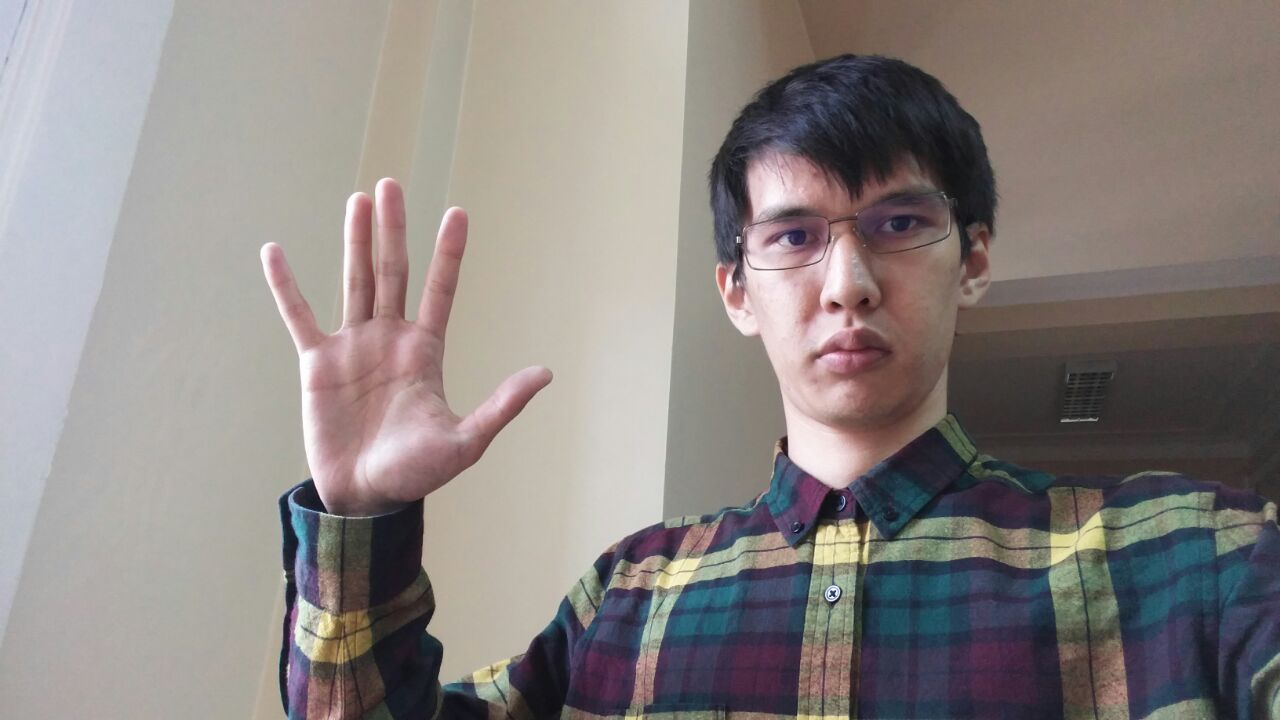
#> input picture midterm/photo.jpg, 1280 x 720 px
$ jupyter execute --allow-errors Task2.ipynb   (older library calls are emulated)
#> lines starting #> are read from the running program, lines starting #| are printed output that depends on the picture
[cell 1]
from scipy import ndimage
import numpy as np
import matplotlib.image as img
import matplotlib.pyplot as plt
from skimage import color
from skimage import io
from skimage import util

import matplotlib.image as pltimg
img =  io.imread('photo.jpg', as_grey=True)
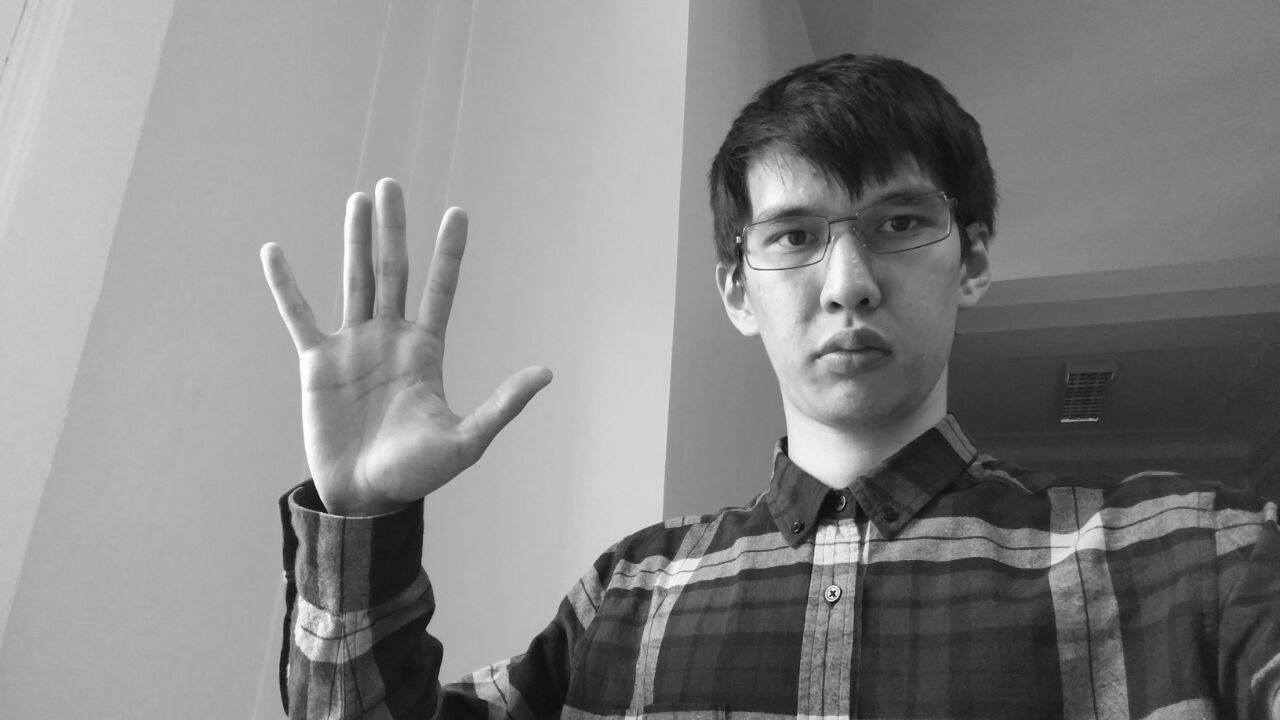
#> img: shape (720, 1280) float64; min 0.0228, max 1, mean 0.523
#> (the rest of this cell did not finish here and is left out)

[cell 2]
fig = plt.figure(figsize=(15,10))
bins = np.histogram(img.flatten())
#> bins = ([22467, 111180, 97041, 56763, 122145, 74547, 251260, 145006, 33726, 7465], [0.0228, 0.12, 0.218, 0.316, 0.414, 0.511, 0.609, 0.707, 0.805, 0.902, 1])
plt.hist(img.flatten(), bins=100)

#> (the rest of this cell did not finish here and is left out)
